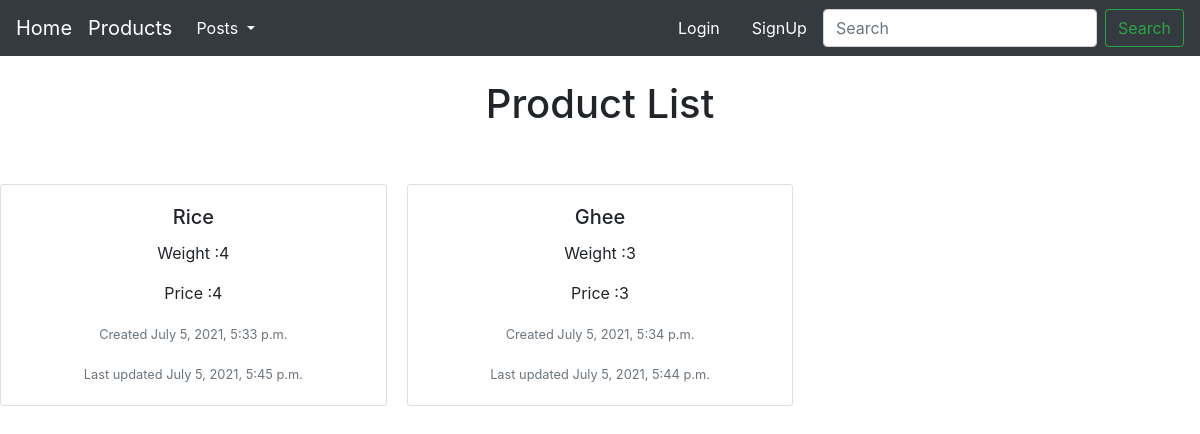
The page / on the database its author committed.
### Products/models.py (models this page shows, shortened)
class Product(models.Model):
    name=models.CharField(max_length=250)
    weight=models.IntegerField()
    price=models.FloatField()
    created_at=models.DateTimeField(auto_now_add=True)
    updated_at=models.DateTimeField(auto_now=True)

### Products/views.py (the view)
# urls.py: path('', views.home,name="home")
def home(request):
    item=Product.objects.all()
    return render(request,'products/home.html',{'item':item})

### Products/templates/products/home.html
{% extends 'products/base.html' %}
{% block content %}
<div class="text-center">
  <br>
  <h1>Product List</h1>
  <br><br>
</div>
<div class="grid-container" style="display: grid; grid-template-columns: repeat(auto-fill, minmax(300px, 1fr)); grid-gap: 20px">
    {% for i in item %}
    <div class="card-group">
  <div class="card text-center">
    <div class="card-body">
      <h5 class="card-title">{{i.name}}</h5>
      <p class="card-text">Weight :{{i.weight}}</p>
        <p class="card-text">Price :{{i.weight}}</p>
        <p class="card-text"><small class="text-muted">Created {{i.created_at}}</small></p>
      <p class="card-text"><small class="text-muted">Last updated {{i.updated_at}}</small></p>
    </div>
  </div>
</div>
    {% endfor %}
{% endblock %}

### rows shown on the page
Product: name "Rice", weight "4", created_at "July 5, 2021, 5:33 p.m.", updated_at "July 5, 2021, 5:45 p.m."
Product: name "Ghee", weight "3", created_at "July 5, 2021, 5:34 p.m.", updated_at "July 5, 2021, 5:44 p.m."
